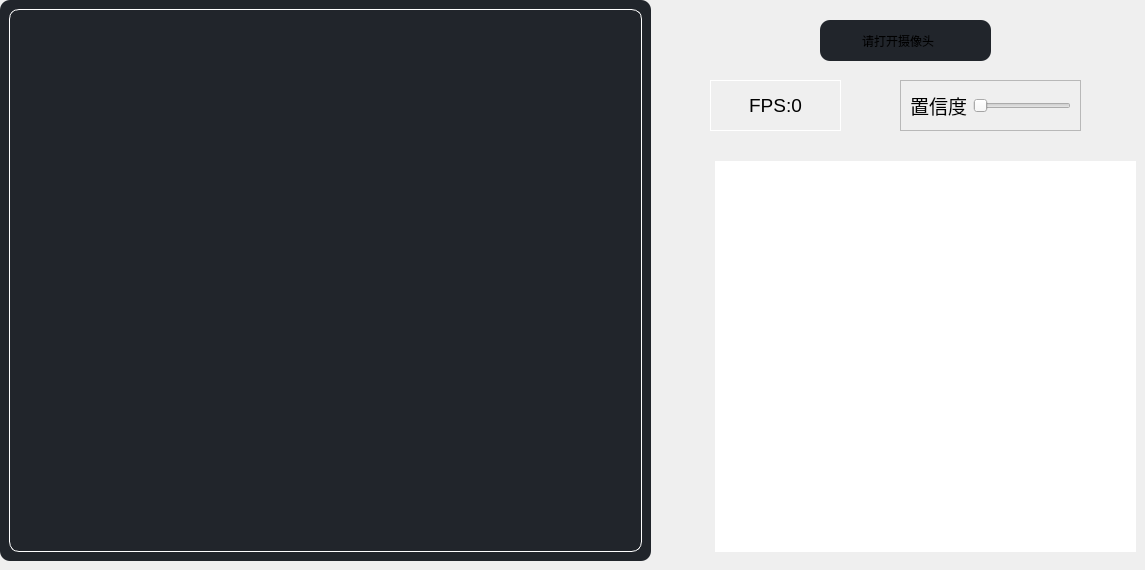
                     <widget class="QWidget" name="new_page">
                      <widget class="QFrame" name="frame_3">
                       <property name="geometry">
                        <rect>
                         <x>710</x>
                         <y>80</y>
                         <width>131</width>
                         <height>51</height>
                        </rect>
                       </property>
                       <property name="font">
                        <font>
                         <family>Segoe UI</family>
                         <pointsize>10</pointsize>
                         <weight>50</weight>
                         <italic>false</italic>
                         <bold>false</bold>
                        </font>
                       </property>
                       <property name="styleSheet">
                        <string notr="true">border: 1px solid white;</string>
                       </property>
                       <property name="frameShape">
                        <enum>QFrame::WinPanel</enum>
                       </property>
                       <property name="frameShadow">
                        <enum>QFrame::Plain</enum>
                       </property>
                       <layout class="QHBoxLayout" name="horizontalLayout_8">
                        <item>
                         <widget class="QLabel" name="label_4">
                          <property name="font">
                           <font>
                            <family>Segoe UI</family>
                            <pointsize>14</pointsize>
                            <weight>50</weight>
                            <italic>false</italic>
                            <bold>false</bold>
                           </font>
                          </property>
                          <property name="toolTipDuration">
                           <number>-1</number>
                          </property>
                          <property name="layoutDirection">
                           <enum>Qt::LeftToRight</enum>
                          </property>
                          <property name="styleSheet">
                           <string notr="true">font:14pt;

border: 0px solid black;</string>
                          </property>
                          <property name="frameShadow">
                           <enum>QFrame::Plain</enum>
                          </property>
                          <property name="text">
                           <string>FPS:0</string>
                          </property>
                          <property name="alignment">
                           <set>Qt::AlignCenter</set>
                          </property>
                         </widget>
                        </item>
                       </layout>
                      </widget>
                      <widget class="QPushButton" name="pushButton_2">
                       <property name="geometry">
                        <rect>
                         <x>820</x>
                         <y>20</y>
                         <width>171</width>
                         <height>41</height>
                        </rect>
                       </property>
                       <property name="styleSheet">
                        <string notr="true">background-color: rgb(33, 37, 43);
border-radius:10px;</string>
                       </property>
                       <property name="text">
                        <string/>
                       </property>
                      </widget>
                      <widget class="QPushButton" name="CamreButton">
                       <property name="geometry">
                        <rect>
                         <x>830</x>
                         <y>30</y>
                         <width>141</width>
                         <height>21</height>
                        </rect>
                       </property>
                       <property name="styleSheet">
                        <string notr="true">background-image:url(:/icons/images/icons/cil-camera.png);
background-position: left center;
background-repeat: no-repeat;
border-radius:5px;
background-color:rgb(85, 0, 127);
border: none;
border-left: 10px solid transparent;
background-color:transparent;
text-align: left;
padding-left: 22px;</string>
                       </property>
                       <property name="text">
                        <string>请打开摄像头</string>
                       </property>
                      </widget>
                      <widget class="QFrame" name="frame">
                       <property name="geometry">
                        <rect>
                         <x>0</x>
                         <y>0</y>
                         <width>651</width>
                         <height>561</height>
                        </rect>
                       </property>
                       <property name="styleSheet">
                        <string notr="true">background-color: rgb(33, 37, 43);
border-radius:10px;</string>
                       </property>
                       <property name="frameShape">
                        <enum>QFrame::StyledPanel</enum>
                       </property>
                       <property name="frameShadow">
                        <enum>QFrame::Raised</enum>
                       </property>
                       <layout class="QHBoxLayout" name="horizontalLayout_6">
                        <item>
                         <widget class="QLabel" name="label">
                          <property name="styleSheet">
                           <string notr="true">
border: 1px solid white;</string>
                          </property>
                          <property name="text">
                           <string/>
                          </property>
                          <property name="alignment">
                           <set>Qt::AlignCenter</set>
                          </property>
                         </widget>
                        </item>
                       </layout>
                      </widget>
                      <widget class="QTextBrowser" name="textBrowser">
                       <property name="geometry">
                        <rect>
                         <x>715</x>
                         <y>161</y>
                         <width>421</width>
                         <height>391</height>
                        </rect>
                       </property>
                       <property name="styleSheet">
                        <string notr="true">font: 25 26pt &quot;Adobe 宋体 Std L&quot;;
border: 1px solid white;</string>
                       </property>
                       <property name="html">
                        <string>&lt;!DOCTYPE HTML PUBLIC &quot;-//W3C//DTD HTML 4.0//EN&quot; &quot;http://www.w3.org/TR/REC-html40/strict.dtd&quot;&gt;
&lt;html&gt;&lt;head&gt;&lt;meta name=&quot;qrichtext&quot; content=&quot;1&quot; /&gt;&lt;style type=&quot;text/css&quot;&gt;
p, li { white-space: pre-wrap; }
&lt;/style&gt;&lt;/head&gt;&lt;body style=&quot; font-family:'Adobe 宋体 Std L'; font-size:26pt; font-weight:24; font-style:normal;&quot;&gt;
&lt;p style=&quot;-qt-paragraph-type:empty; margin-top:0px; margin-bottom:0px; margin-left:0px; margin-right:0px; -qt-block-indent:0; text-indent:0px; font-size:14pt;&quot;&gt;&lt;br /&gt;&lt;/p&gt;&lt;/body&gt;&lt;/html&gt;</string>
                       </property>
                      </widget>
                      <widget class="QFrame" name="frame_2">
                       <property name="geometry">
                        <rect>
                         <x>900</x>
                         <y>80</y>
                         <width>181</width>
                         <height>51</height>
                        </rect>
                       </property>
                       <property name="frameShape">
                        <enum>QFrame::StyledPanel</enum>
                       </property>
                       <property name="frameShadow">
                        <enum>QFrame::Raised</enum>
                       </property>
                       <layout class="QHBoxLayout" name="horizontalLayout_7">
                        <item alignment="Qt::AlignHCenter">
                         <widget class="QLabel" name="label_2">
                          <property name="styleSheet">
                           <string notr="true">font:14pt;</string>
                          </property>
                          <property name="text">
                           <string>置信度</string>
                          </property>
                         </widget>
                        </item>
                        <item>
                         <widget class="QSlider" name="horizontalSlider">
                          <property name="orientation">
                           <enum>Qt::Horizontal</enum>
                          </property>
                         </widget>
                        </item>
                       </layout>
                      </widget>
                      <zorder>pushButton_2</zorder>
                      <zorder>frame_3</zorder>
                      <zorder>CamreButton</zorder>
                      <zorder>frame</zorder>
                      <zorder>textBrowser</zorder>
                      <zorder>frame_2</zorder>
                     </widget>
